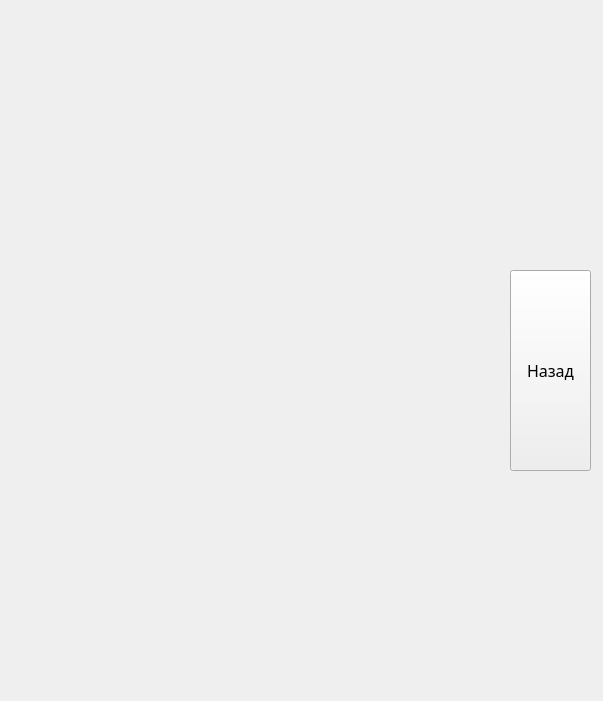
<?xml version="1.0" encoding="UTF-8"?>
<ui version="4.0">
 <class>Form</class>
 <widget class="QWidget" name="Form">
  <property name="geometry">
   <rect>
    <x>0</x>
    <y>0</y>
    <width>603</width>
    <height>701</height>
   </rect>
  </property>
  <property name="windowTitle">
   <string>Form</string>
  </property>
  <widget class="QPushButton" name="nazad">
   <property name="geometry">
    <rect>
     <x>510</x>
     <y>270</y>
     <width>81</width>
     <height>201</height>
    </rect>
   </property>
   <property name="font">
    <font>
     <family>Segoe Print</family>
     <pointsize>12</pointsize>
    </font>
   </property>
   <property name="text">
    <string>Назад</string>
   </property>
  </widget>
  <widget class="QLabel" name="label">
   <property name="geometry">
    <rect>
     <x>-670</x>
     <y>-380</y>
     <width>1631</width>
     <height>1111</height>
    </rect>
   </property>
   <property name="text">
    <string/>
   </property>
   <property name="pixmap">
    <pixmap>фон.png</pixmap>
   </property>
  </widget>
  <widget class="QLabel" name="label_2">
   <property name="geometry">
    <rect>
     <x>0</x>
     <y>30</y>
     <width>501</width>
     <height>661</height>
    </rect>
   </property>
   <property name="text">
    <string/>
   </property>
   <property name="pixmap">
    <pixmap>30.png</pixmap>
   </property>
  </widget>
  <zorder>label</zorder>
  <zorder>nazad</zorder>
  <zorder>label_2</zorder>
 </widget>
 <resources/>
 <connections/>
</ui>
